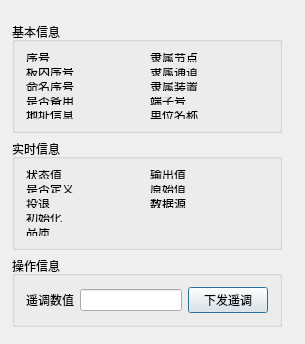
<?xml version="1.0" encoding="UTF-8"?>
<ui version="4.0">
 <class>CAoutOperDialog</class>
 <widget class="QDialog" name="CAoutOperDialog">
  <property name="geometry">
   <rect>
    <x>0</x>
    <y>0</y>
    <width>305</width>
    <height>344</height>
   </rect>
  </property>
  <property name="windowTitle">
   <string>CAoutOperDialog</string>
  </property>
  <widget class="QWidget" name="layoutWidget">
   <property name="geometry">
    <rect>
     <x>1</x>
     <y>11</y>
     <width>292</width>
     <height>327</height>
    </rect>
   </property>
   <layout class="QGridLayout" name="gridLayout_6">
    <item row="0" column="0">
     <widget class="QGroupBox" name="groupBox">
      <property name="title">
       <string>基本信息</string>
      </property>
      <layout class="QGridLayout" name="gridLayout_2">
       <item row="0" column="0">
        <layout class="QGridLayout" name="gridLayout">
         <item row="0" column="0">
          <widget class="QLabel" name="label">
           <property name="text">
            <string>序号</string>
           </property>
          </widget>
         </item>
         <item row="0" column="1">
          <widget class="QLabel" name="m_labOccNo">
           <property name="text">
            <string/>
           </property>
          </widget>
         </item>
         <item row="0" column="2">
          <widget class="QLabel" name="label_6">
           <property name="text">
            <string>隶属节点</string>
           </property>
          </widget>
         </item>
         <item row="0" column="3">
          <widget class="QLabel" name="m_labNodeOccNo">
           <property name="text">
            <string/>
           </property>
          </widget>
         </item>
         <item row="1" column="0">
          <widget class="QLabel" name="label_2">
           <property name="text">
            <string>板内序号</string>
           </property>
          </widget>
         </item>
         <item row="1" column="1">
          <widget class="QLabel" name="m_labBlockNo">
           <property name="text">
            <string/>
           </property>
          </widget>
         </item>
         <item row="1" column="2">
          <widget class="QLabel" name="label_7">
           <property name="text">
            <string>隶属通道</string>
           </property>
          </widget>
         </item>
         <item row="1" column="3">
          <widget class="QLabel" name="m_labChannelOccNo">
           <property name="text">
            <string/>
           </property>
          </widget>
         </item>
         <item row="2" column="0">
          <widget class="QLabel" name="label_3">
           <property name="text">
            <string>命名序号</string>
           </property>
          </widget>
         </item>
         <item row="2" column="1">
          <widget class="QLabel" name="m_labNameOccNo">
           <property name="text">
            <string/>
           </property>
          </widget>
         </item>
         <item row="2" column="2">
          <widget class="QLabel" name="label_8">
           <property name="text">
            <string>隶属装置</string>
           </property>
          </widget>
         </item>
         <item row="2" column="3">
          <widget class="QLabel" name="m_labDeviceOccNo">
           <property name="text">
            <string/>
           </property>
          </widget>
         </item>
         <item row="3" column="0">
          <widget class="QLabel" name="label_4">
           <property name="text">
            <string>是否备用</string>
           </property>
          </widget>
         </item>
         <item row="3" column="1">
          <widget class="QLabel" name="m_labSpare">
           <property name="text">
            <string/>
           </property>
          </widget>
         </item>
         <item row="3" column="2">
          <widget class="QLabel" name="label_9">
           <property name="text">
            <string>端子号</string>
           </property>
          </widget>
         </item>
         <item row="3" column="3">
          <widget class="QLabel" name="m_labPinOccNo">
           <property name="text">
            <string/>
           </property>
          </widget>
         </item>
         <item row="4" column="0">
          <widget class="QLabel" name="label_5">
           <property name="text">
            <string>地址信息</string>
           </property>
          </widget>
         </item>
         <item row="4" column="1">
          <widget class="QLabel" name="m_labAddress">
           <property name="text">
            <string/>
           </property>
          </widget>
         </item>
         <item row="4" column="2">
          <widget class="QLabel" name="label_10">
           <property name="text">
            <string>单位名称</string>
           </property>
          </widget>
         </item>
         <item row="4" column="3">
          <widget class="QLabel" name="m_labUnit">
           <property name="text">
            <string/>
           </property>
          </widget>
         </item>
        </layout>
       </item>
      </layout>
     </widget>
    </item>
    <item row="1" column="0">
     <widget class="QGroupBox" name="groupBox_2">
      <property name="title">
       <string>实时信息</string>
      </property>
      <layout class="QGridLayout" name="gridLayout_3">
       <item row="0" column="0">
        <layout class="QGridLayout" name="gridLayout_4">
         <item row="0" column="0">
          <widget class="QLabel" name="label_11">
           <property name="text">
            <string>状态值</string>
           </property>
          </widget>
         </item>
         <item row="0" column="1">
          <widget class="QLabel" name="m_labState">
           <property name="text">
            <string/>
           </property>
          </widget>
         </item>
         <item row="0" column="2">
          <widget class="QLabel" name="label_12">
           <property name="text">
            <string>输出值</string>
           </property>
          </widget>
         </item>
         <item row="0" column="3">
          <widget class="QLabel" name="m_labOutput">
           <property name="text">
            <string/>
           </property>
          </widget>
         </item>
         <item row="1" column="0">
          <widget class="QLabel" name="label_13">
           <property name="text">
            <string>是否定义</string>
           </property>
          </widget>
         </item>
         <item row="1" column="1">
          <widget class="QLabel" name="m_labIsdefined">
           <property name="text">
            <string/>
           </property>
          </widget>
         </item>
         <item row="1" column="2">
          <widget class="QLabel" name="label_14">
           <property name="text">
            <string>原始值</string>
           </property>
          </widget>
         </item>
         <item row="1" column="3">
          <widget class="QLabel" name="m_labRawData">
           <property name="text">
            <string/>
           </property>
          </widget>
         </item>
         <item row="2" column="0">
          <widget class="QLabel" name="label_15">
           <property name="text">
            <string>投退</string>
           </property>
          </widget>
         </item>
         <item row="2" column="1">
          <widget class="QLabel" name="m_labScan">
           <property name="text">
            <string/>
           </property>
          </widget>
         </item>
         <item row="2" column="2">
          <widget class="QLabel" name="label_16">
           <property name="text">
            <string>数据源</string>
           </property>
          </widget>
         </item>
         <item row="2" column="3">
          <widget class="QLabel" name="m_labDataSource">
           <property name="text">
            <string/>
           </property>
          </widget>
         </item>
         <item row="3" column="0">
          <widget class="QLabel" name="label_17">
           <property name="text">
            <string>初始化</string>
           </property>
          </widget>
         </item>
         <item row="3" column="1">
          <widget class="QLabel" name="m_labInit">
           <property name="text">
            <string/>
           </property>
          </widget>
         </item>
         <item row="4" column="0">
          <widget class="QLabel" name="label_19">
           <property name="text">
            <string>品质</string>
           </property>
          </widget>
         </item>
         <item row="4" column="1">
          <widget class="QLabel" name="m_labQuality">
           <property name="text">
            <string/>
           </property>
          </widget>
         </item>
        </layout>
       </item>
      </layout>
     </widget>
    </item>
    <item row="2" column="0">
     <widget class="QGroupBox" name="groupBox_3">
      <property name="title">
       <string>操作信息</string>
      </property>
      <layout class="QGridLayout" name="gridLayout_5">
       <item row="0" column="0">
        <layout class="QHBoxLayout" name="horizontalLayout">
         <item>
          <widget class="QLabel" name="label_21">
           <property name="text">
            <string>遥调数值</string>
           </property>
          </widget>
         </item>
         <item>
          <widget class="QLineEdit" name="m_EditYtVal"/>
         </item>
         <item>
          <widget class="QPushButton" name="m_btnAutoExec">
           <property name="text">
            <string>下发遥调</string>
           </property>
          </widget>
         </item>
        </layout>
       </item>
      </layout>
     </widget>
    </item>
   </layout>
  </widget>
 </widget>
 <layoutdefault spacing="6" margin="11"/>
 <resources/>
 <connections/>
</ui>
